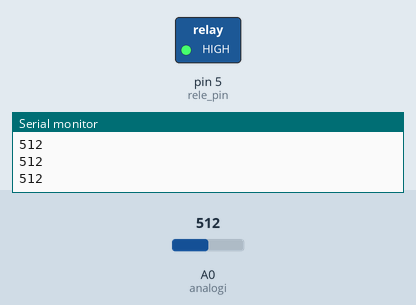
Bench run of a sketch on a simulated Arduino Uno, built with avr-gcc and run on an emulated ATmega328P. Parts: switched loads named in the sketch (green lamp = pin HIGH), the last lines printed to the serial monitor. The inputs (shaded band) are chosen by the test bench; at power-on: A0 (analogi) = 512. Pins used as bus, display or sensor lines are not drawn.

Above: at 1.5 s.
1.6 s: A0 (analogi) set to 683
3.4 s: A0 (analogi) set to 715
At 4.6 s:
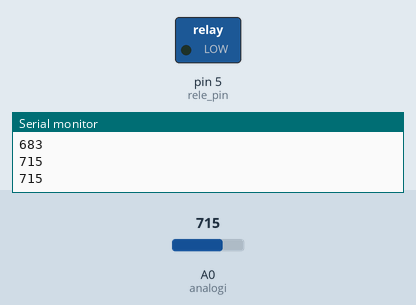
5.2 s: A0 (analogi) set to 511
At 7.1 s:
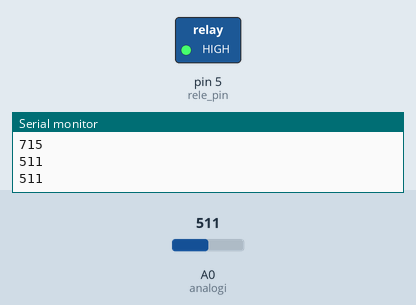
7.4 s: A0 (analogi) set to 716
At 7.7 s:
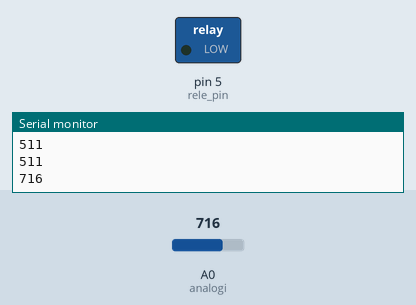
Timing chart, 0 to 9.9 s (numbered marks = the images above; inputs shaded):
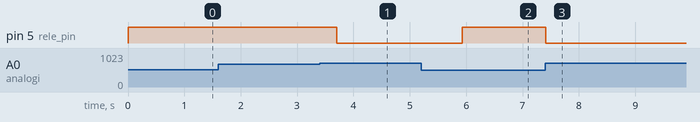

The sketch:

orta_1.ino
```cpp
#define    umidade_ideal  700
#define    analogi    A0
#define    digital    15
#define    gnd_pin    16
#define    vcc_pin    17
#define    rele_pin   5

void ler_humidade(int var);
int leitura = 0x00;

void setup()
{
    Serial.begin(115200);

    pinMode(analogi,  INPUT);
    pinMode(digital,  INPUT);
    pinMode(gnd_pin, OUTPUT);
    pinMode(vcc_pin, OUTPUT);
    pinMode(rele_pin, OUTPUT);

    digitalWrite(gnd_pin,  LOW);
    digitalWrite(vcc_pin, HIGH);
    digitalWrite(rele_pin, LOW);
}

void loop()
{
  ler_umidade(umidade_ideal);
  delay(741);
}

void ler_umidade(int var)
{
  leitura = analogRead(analogi);
  Serial.println(leitura);

  if (leitura > 0 && leitura < var)
    {
    digitalWrite(rele_pin, HIGH);
    }

  else if (leitura > var && leitura < 1024)
    {
      digitalWrite(rele_pin, LOW);
    }
}
```

Measured:
- the behaviour switches between 700 and 701 on A0 (analogi) (found by bisection; images 0 and 1)
- after the input at 3.4 s, pin 5 (rele_pin): HIGH → LOW after 0.31 s
- after the input at 5.2 s, pin 5 (rele_pin): LOW → HIGH after 0.73 s
- after the input at 7.4 s, pin 5 (rele_pin): HIGH → LOW at once
